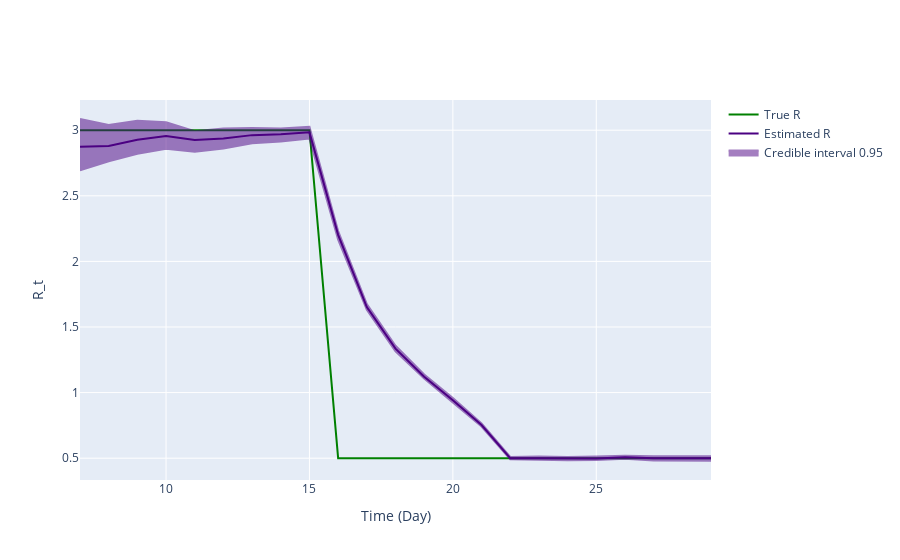

Here is the notebook cell this chart was saved with:
### Markdown cell above
## Inference plot using class method results

### Code cell
fig = ReproductionNumberPlot()

fig.add_ground_truth_rt(ground_truth)
fig.add_interval_rt(new_intervals)

fig.update_labels(time_label='Time (Day)', r_label='R_t')

fig.show_figure()

### Figure 1 — Plotly figure (JSON) as saved in the notebook; plotly's stock layout.template omitted (floating-point values rounded to 4 significant figures)
{"data": [{"line": {"color": "green"}, "mode": "lines", "name": "True R", "type": "scatter", "x": [7, 8, 9, 10, 11, 12, 13, 14, 15, 16, 17, 18, 19, 20, 21, 22, 23, 24, 25, 26, 27, 28, 29], "y": [3, 3, 3, 3, 3, 3, 3, 3, 3, 0.5, 0.5, 0.5, 0.5, 0.5, 0.5, 0.5, 0.5, 0.5, 0.5, 0.5, 0.5, 0.5, 0.5]}, {"line": {"color": "indigo"}, "mode": "lines", "name": "Estimated R", "type": "scatter", "x": [7, 8, 9, 10, 11, 12, 13, 14, 15, 16, 17, 18, 19, 20, 21, 22, 23, 24, 25, 26, 27, 28, 29], "y": [2.874, 2.88, 2.927, 2.955, 2.925, 2.937, 2.962, 2.968, 2.983, 2.202, 1.652, 1.335, 1.121, 0.9416, 0.753, 0.5003, 0.5003, 0.4978, 0.4976, 0.5066, 0.499, 0.4995, 0.4994]}, {"fill": "toself", "fillcolor": "indigo", "line": {"color": "indigo"}, "mode": "lines", "name": "Credible interval 0.95", "opacity": 0.5, "type": "scatter", "x": [7, 8, 9, 10, 11, 12, 13, 14, 15, 16, 17, 18, 19, 20, 21, 22, 23, 24, 25, 26, 27, 28, 29, 29, 28, 27, 26, 25, 24, 23, 22, 21, 20, 19, 18, 17, 16, 15, 14, 13, 12, 11, 10, 9, 8, 7], "y": [3.085, 3.04, 3.072, 3.061, 2.992, 3.012, 3.018, 3.014, 3.025, 2.231, 1.675, 1.357, 1.138, 0.9587, 0.7658, 0.5097, 0.5127, 0.5086, 0.5125, 0.5185, 0.5147, 0.5174, 0.5149, 0.4808, 0.4786, 0.4819, 0.4965, 0.4864, 0.4838, 0.4872, 0.4909, 0.7408, 0.9255, 1.108, 1.314, 1.631, 2.165, 2.937, 2.914, 2.901, 2.861, 2.835, 2.858, 2.82, 2.763, 2.693]}], "layout": {"hovermode": "x unified", "xaxis": {"title": {"text": "Time (Day)"}}, "yaxis": {"title": {"text": "R_t"}}}}
